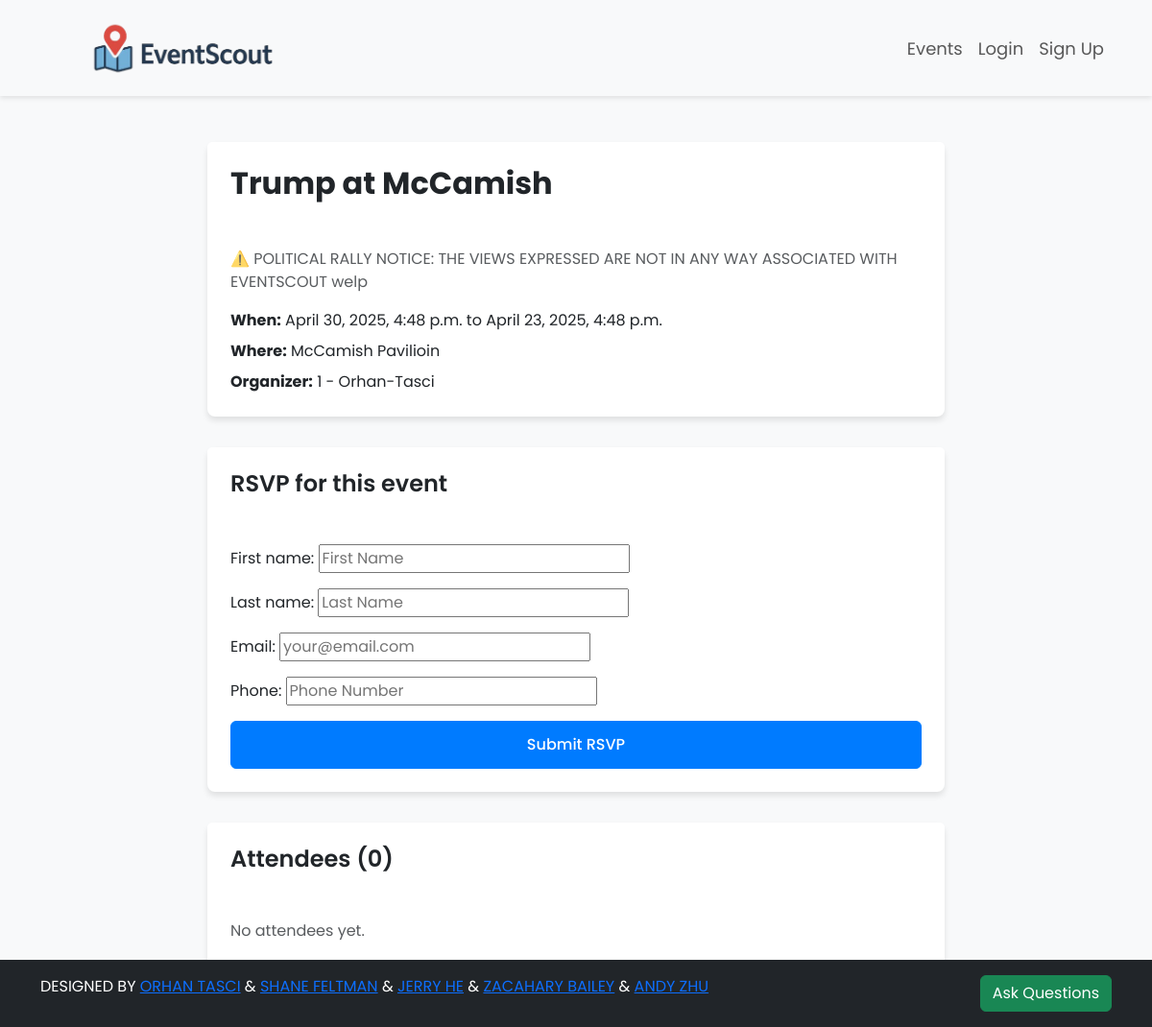
/events/detail/1/, run on the app's committed database.
### createEvents/models.py (models this page shows, shortened)
class Event(models.Model):
    title = models.CharField(max_length=200)
    description = models.TextField()
    location = models.CharField(max_length=255)
    latitude = models.DecimalField(
        max_digits=9,
        decimal_places=6,
        null=True,
        blank=True
    )
    longitude = models.DecimalField(
        max_digits=9,
        decimal_places=6,
        null=True,
        blank=True
    )
    start_time = models.DateTimeField()
    end_time = models.DateTimeField()
    organizer = models.CharField(max_length=255)
    created_at = models.DateTimeField(auto_now_add=True)

### createEvents/views.py (the view)
# urls.py: path('detail/<int:event_id>/', views.event_detail, name='events.event_detail'),
def event_detail(request, event_id):
    event = get_object_or_404(Event, pk=event_id)
    if request.method == 'POST':
        form = RSVPForm(request.POST)
        if form.is_valid():
            rsvp = form.save(commit=False)
            rsvp.event = event
            rsvp.save()
            return redirect('events.event_detail', event_id=event.id)
    else:
        form = RSVPForm()
    return render(request, 'createEvents/event_detail.html', {
        'event': event,
        'form': form,
        'rsvps': event.rsvps.all()
    })

### createEvents/forms.py
class RSVPForm(forms.ModelForm):
    class Meta:
        model = RSVP
        fields = ['first_name', 'last_name', 'email', 'phone']
        widgets = {
            'first_name': forms.TextInput(attrs={'placeholder': 'First Name'}),
            'last_name': forms.TextInput(attrs={'placeholder': 'Last Name'}),
            'email': forms.EmailInput(attrs={'placeholder': 'your@email.com'}),
            'phone': forms.TextInput(attrs={'placeholder': 'Phone Number'}),
        }

### createEvents/templates/createEvents/event_detail.html (shortened to what this page needs)
{% extends 'base.html' %}
{% load static %}
{% block head %}
    <link rel="stylesheet" href="{% static 'css/styles.css' %}">
{% endblock %}
{% block content %}
    <div class="event-container">
        <div class="card">
            <div class="card-header">
                <h1 class="mb-0 fs-2 fw-bold text-dark">{{ event.title }}</h1>
            </div>
            <div class="card-body">
                <p class="text-muted mb-3">{{ event.description }}</p>
                <p class="mb-2"><strong>When:</strong> {{ event.start_time }} to {{ event.end_time }}</p>
                <p class="mb-2"><strong>Where:</strong> {{ event.location }}</p>
                <p class="mb-0"><strong>Organizer:</strong> {{ event.organizer }}</p>
            </div>
        </div>
        <div class="card">
            <div class="card-header">
                <h2 class="mb-0 fs-4 fw-semibold text-dark">RSVP for this event</h2>
            </div>
            <div class="card-body">
                <form method="post">
                    {{ form.as_p }}
                    <button type="submit" class="btn btn-primary w-100">Submit RSVP</button>
                </form>
            </div>
        </div>
        <div class="card">
            <div class="card-header">
                <h2 class="mb-0 fs-4 fw-semibold text-dark">Attendees ({{ rsvps.count }})</h2>
            </div>
            <div class="card-body">
                {% if rsvps %}
                    <ul class="attendees-list">
                        {% for rsvp in rsvps %}
                            <li>{{ rsvp.first_name }} {{ rsvp.last_name }}</li>
                        {% endfor %}
                    </ul>
                {% else %}
                    <p class="text-muted">No attendees yet.</p>
                {% endif %}
            </div>
        </div>
    </div>
{% endblock %}

### eventscout/static/css/styles.css (style rules this page uses)
body { margin: 0; font-family: 'Poppins', sans-serif; background-color: #f8f9fa; }

### createEvents/templates/createEvents/event_detail.html (style rules this page uses)
.event-container { max-width: 800px; margin: 3rem auto; padding: 0 1rem; }
.card { border: none; border-radius: 0.5rem; box-shadow: 0 4px 6px rgba(0, 0, 0, 0.1); margin-bottom: 2rem; }
.card-header { background-color: #ffffff; border-bottom: none; padding: 1.5rem; }
.card-body { padding: 1.5rem; }
.btn-primary { background-color: #007bff; border-color: #007bff; padding: 0.75rem 1.5rem; font-weight: 500; transition: all 0.2s ease; }

### data on the page
Event: title "Trump at McCamish", description "⚠️ POLITICAL RALLY NOTICE: THE VIEWS EXPRESSED ARE NOT IN ANY WAY ASSOCIATED WITH EVENTSCOUT welp", start_time "April 30, 2025, 4:48 p.m.", end_time "April 23, 2025, 4:48 p.m.", location "McCamish Pavilioin", organizer "1 - Orhan-Tasci", count "0"
